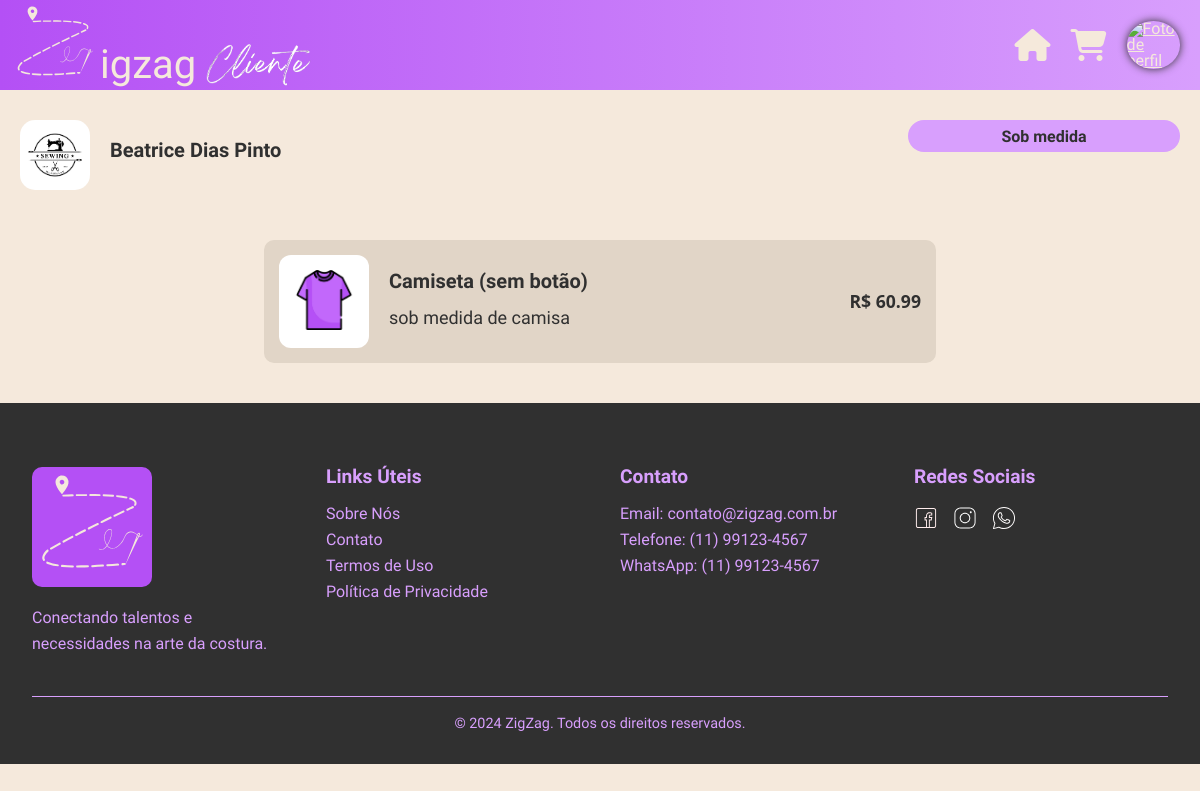
/cliente/loja/peca/?ser=5&cos=1, run on the app's committed database.
### tables this page shows
CREATE TABLE IF NOT EXISTS tbl_costureiro
(
    cos_id integer NOT NULL PRIMARY KEY AUTO_INCREMENT,

    cos_email varchar(320) NOT NULL,
    cos_senhaHash varchar(128) NOT NULL,

    cos_nome varchar(64),
    cos_telefone bigint,
    cos_cpf bigint,
    cos_cnpj bigint,

    cos_perfil varchar(255) DEFAULT 'default.png',
    cos_verificado tinyint DEFAULT 0,

     
    cos_rua varchar(64),
    cos_bairro varchar(32),
    cos_numero int,
    cos_complemento tinytext,
    cos_cidade varchar(32),
    cos_estado varchar(2),
    cos_cep int
);

CREATE TABLE IF NOT EXISTS tbl_catalogo
(
    cat_id integer NOT NULL PRIMARY KEY AUTO_INCREMENT,

    cat_descricao text,
    cat_valor decimal(5,2),

    cos_id integer,
    FOREIGN KEY (cos_id)
    REFERENCES tbl_costureiro(cos_id)
    ON DELETE SET NULL,

    pec_id integer NOT NULL,
    FOREIGN KEY (pec_id)
    REFERENCES tbl_peca(pec_id),

    ser_id integer NOT NULL,
    FOREIGN KEY (ser_id)
    REFERENCES tbl_servico(ser_id)
);

CREATE TABLE IF NOT EXISTS tbl_peca
(
    pec_id integer NOT NULL PRIMARY KEY AUTO_INCREMENT,
    pec_nome varchar(32)
);

### web/cliente/bancoCliente.php (called while the page is built, shortened)
<?php
function buscarCostureira($conexao, $cos_id)
{
    $queryCatalogos =   "SELECT *
                        FROM tbl_costureiro
                        WHERE cos_id = $cos_id;";
    $resultadoCatalogos = mysqli_query($conexao, $queryCatalogos);
    if ($resultadoCatalogos) {
        return mysqli_fetch_assoc($resultadoCatalogos);
    } else {
        return false;
    }
}
function buscarCatalgosDaCostureiraPorServico($conexao, $cos_id, $ser_id)
{
    $queryCatalogos = "SELECT *
                        FROM tbl_costureiro AS cos
                        JOIN tbl_catalogo AS cat ON cos.cos_id = cat.cos_id
                        JOIN tbl_peca as pec ON pec.pec_id = cat.pec_id
                        WHERE cos.cos_id = $cos_id
                        AND cat.ser_id = $ser_id";
    $resultadoCatalogos = mysqli_query($conexao, $queryCatalogos);
    if ($resultadoCatalogos) {
        return mysqli_fetch_all($resultadoCatalogos, MYSQLI_ASSOC);
    } else {
        return false;
    }
}
?>

### web/cliente/loja/peca/index.php (the view, shortened to what this page needs)
<!DOCTYPE html>
<html lang="pt-br">
<head>
    <link rel="stylesheet" href="peca.css">
    <link rel="stylesheet" href="https://unpkg.com/leaflet@1.9.4/dist/leaflet.css" />
    <?php
    require_once "../../../conexao.php";
    require_once "../../bancoCliente.php";
    $idCostureira = $_GET['cos'];
    $idServico = $_GET['ser'];
    $infoCostureira = buscarCostureira($conexao, $idCostureira);
    $listaDeCatalogosDoServico = buscarCatalgosDaCostureiraPorServico($conexao, $idCostureira, $idServico);
    ?>
</head>
<body>
    <header class="top">
        <div class="header_logo">
            <a href="../../"><img class="logo_header" src="../../../assets/svg/logo.svg" width="90" height="90"
                    alt="Logo ZigZag">
                <p class="zigzag_txt">igzag</p>
                <img class="cli_text" src="../../../assets\images\usu_img\ZigZag.png" alt="costureiro">
            </a>
        </div>
        <nav class="nav_header">
        </nav>
        <a class="icon" href="../../"><i class="fa-solid fa-house fa-2x"></i>
        </a>
        <a class="icon" href="../../carrinho/"><i class="fa-solid fa-cart-shopping fa-2x"></i>
        </a>
        <a class="icon" href="index.php"><img class="icon_img_perfil"
                src="../../../assets/uploads/profilepictures/<?php echo $_SESSION["cli_perfil"]; ?>"
                alt="Foto de perfil" />
        </a>
    </header>
    <div class="info-loja">
        <div class="loja-header">
            <img src="../../../assets/uploads/profilepictures/<?php echo $infoCostureira['cos_perfil']; ?>"
                alt="Foto da loja" class="loja-imagem">
            <div class="loja-nome">
                <?php echo $infoCostureira['cos_nome']; ?>
            </div>
            <button class="servico-btn">
                <?php
                $listaDeServicos = ['Pequenas costuras', 'Troca de zíper comum', 'Troca de zíper invisível', 'Ajuste de barra', 'Sob medida', 'Roupas ornamentadas', 'Remendos', 'Bordados', 'Patchwork'];
                echo $listaDeServicos[$idServico - 1];
                ?>
            </button>
        </div>
        <div class="pecas_grid">
            <?php
            foreach ($listaDeCatalogosDoServico as $catalogo) {
                $imagem = ['camisa.png', 'camiseta.png', 'casaco.png', 'macacao-feminino.png', 'calcas.png', 'shorts.png', 'bermudas.png', 'vestido.png']
                    ?>
                <a class="peca-card" href="./confirmacao?<?php echo 'cat=' . $catalogo['cat_id']; ?>">
                    <div class="peca-icon-container">
                        <img class="peca-icon"
                            src="../../../assets/images/usu_img/pecas/<?php echo $imagem[$catalogo['pec_id'] - 1]; ?>"
                            alt="Imagem">
                    </div>
                    <div class="peca-info">
                        <p class="nome"><?php echo $catalogo['pec_nome']; ?></p>
                        <br>
                        <p class="descricao"><?php echo $catalogo['cat_descricao']; ?></p>
                    </div>
                    <div class="peca-valor">R$ <?php echo $catalogo['cat_valor']; ?></div>
                </a>
            <?php } ?>
        </div>
    </div>
    <footer class="footer">
        <div class="container">
            <div class="footer-content">
                <div class="footer-section">
                    <img src="../../../assets/svg/logo.svg" alt="ZigZag Logo" class="footer-logo" />
                    <p>Conectando talentos e necessidades na arte da costura.</p>
                </div>
                <div class="footer-section">
                    <h3>Links Úteis</h3>
                    <ul>
                        <li><a href="../../#sobre">Sobre Nós</a></li>
                        <li><a href="../../#contato">Contato</a></li>
                        <li><a href="../../">Termos de Uso</a></li>
                        <li><a href="../../">Política de Privacidade</a></li>
                    </ul>
                </div>
                <div class="footer-section">
                    <h3>Contato</h3>
                    <ul>
                        <li>Email: contato@zigzag.com.br</li>
                        <li>Telefone: (11) 99123-4567</li>
                        <li>WhatsApp: (11) 99123-4567</li>
                    </ul>
                </div>
                <div class="footer-section">
                    <h3>Redes Sociais</h3>
                    <div class="social-links">
                        <a href="#"><img src="../../../assets/svg/facebook.svg" alt="Facebook" /></a>
                        <a href="https://www.instagram.com/zigzag_ltda"><img src="../../../assets/svg/instagram.svg"
                                alt="Instagram" /></a>
                        <a href="#"><img src="../../../assets/svg/whatsapp.svg" alt="WhatsApp" /></a>
                    </div>
                </div>
            </div>
            <div class="footer-bottom">
                <p>&copy; 2024 ZigZag. Todos os direitos reservados.</p>
            </div>
        </div>
    </footer>
</body>
</html>

### web/cliente/loja/peca/peca.css (style rules this page uses)
* { margin: 0; padding: 0; border: 0; font-size: 100%; font-family: "Iansui", cursive; cursor: default; box-sizing: border-box; vertical-align: baseline; }
article, aside, details, figcaption, figure, footer, header, hgroup, menu, nav, section { display: block; }
:root { --roxo-principal: #b450f5; --roxo-claro: #d89ffd; --roxo-mais-claro: #e7cef6; --preto: #303030; --cinza-escuro: #545454; --cinza: #a6a6a6; --bege-escuro: #e1d5c7; --bege: #f5e9dc; --bege-claro: #f5e9db; --amarelo: #edbd44; --mobile-pequeno: 320px; --mobile-normal: 480px; --tablet: 768px; --notebook: 1024px; --desktop: 1280px; --ultra-wide: 1440px; }
html, body { width: 100%; position: relative; }
body { line-height: 1; background-color: var(--bege); overflow-x: hidden; }
ol, ul { list-style: none; }
.top { background: linear-gradient(90deg, var(--roxo-principal), var(--roxo-claro)); width: 100%; display: flex; box-sizing: border-box; }
.header_logo a { text-decoration: none; display: flex; }
.cli_text { width: max-content; height: 90px; scale: 0.5; margin: 0 0 -20px -80px; align-self: flex-end; }
.nav_header { width: 100%; display: flex; justify-content: space-around; align-items: center; flex-wrap: wrap; padding: 0 10px; box-sizing: border-box; }
.zigzag_txt { color: #f5e9db; font-family: "Iansui"; font-size: 40px; align-self: last baseline; margin: 0 0 5px 0; }
.logo_header { cursor: pointer; margin-left: 10px; transition: all 0.3s ease; }
.icon { align-self: center; padding-right: 20px; color: #f5e9db; transition: all 0.3s ease; }
.icon::after { content: ""; position: absolute; width: 0; height: 2px; left: 50%; bottom: 0; background-color: var(--bege-claro); transition: all 1s ease; transform: translateX(-50%); }
.icon_img_perfil { object-fit: cover; width: 48px; height: 48px; border-radius: 100%; justify-content: center; box-shadow: #303030 0px 0px 8px; }
.info-loja { max-width: 1200px; margin: auto; padding: 0 20px; }
.loja-header { display: flex; margin: 30px 0; gap: 20px; }
.loja-imagem { width: 70px; height: 70px; border-radius: 15px; object-fit: cover; flex-shrink: 0; }
.loja-nome { font-size: 20px; font-weight: bold; color: var(--preto); margin-bottom: 10px; display: flex; align-items: center; gap: 10px; }
.servico-btn { background-color: var(--roxo-claro); color: var(--preto); border-radius: 25px; height: 2rem; width: 17rem; margin-left: auto; padding: 0 40px; font-size: 16px; font-weight: bold; }
.pecas_grid { display: flex; flex-direction: column; align-items: center; gap: 20px; padding: 20px; }
.peca-card { background-color: var(--bege-escuro); width: 60%; border-radius: 10px; padding: 15px; display: flex; align-items: center; gap: 20px; transition: all 0.3s ease; cursor: pointer; margin: 0 auto 20px auto; text-decoration: none; }
.peca-valor { font-family: 'Segoe UI', Tahoma, Geneva, Verdana, sans-serif; font-size: 1.1rem; font-weight: bold; margin-left: auto; color: var(--preto); }
.footer { width: 100%; background-color: var(--preto); padding: 4rem 0 2rem; }
.footer-logo { background-color: var(--roxo-principal); border-radius: 10px; transition: all 0.3s ease; }
.footer .container { max-width: 1200px; margin: 0 auto; padding: 0 2rem; }
.footer-content { display: grid; grid-template-columns: repeat(4, 1fr); gap: 40px; margin-bottom: 40px; }
.footer-section h3 { color: var(--roxo-claro); margin-bottom: 20px; font-size: 1.2em; }
.footer-logo { width: 120px; margin-bottom: 15px; }
.footer-section p { color: var(--roxo-claro); line-height: 1.6; }
.footer-section ul { list-style: none; padding: 0; color: var(--roxo-claro); }
.footer-section ul li { margin-bottom: 10px; }
.footer-section ul li a { color: var(--roxo); text-decoration: none; transition: color 0.3s ease; cursor: pointer; }
.social-links { display: flex; gap: 15px; }
.social-links img { width: 24px; height: 24px; transition: transform 0.3s ease; cursor: pointer; }
.footer-bottom { text-align: center; padding-top: 20px; border-top: 1px solid var(--roxo-claro); }
.footer-bottom p { color: var(--roxo-claro); font-size: 0.9em; }

### data on the page
tbl_costureiro: cos_perfil (picture), cos_nome "Beatrice Dias Pinto"
tbl_catalogo: pec.pec_nome "Camiseta (sem botão)", cat_descricao "sob medida de camisa", cat_valor "60.99"

### other printed values
$listaDeServicos[$idServico - 1] "Sob medida"
